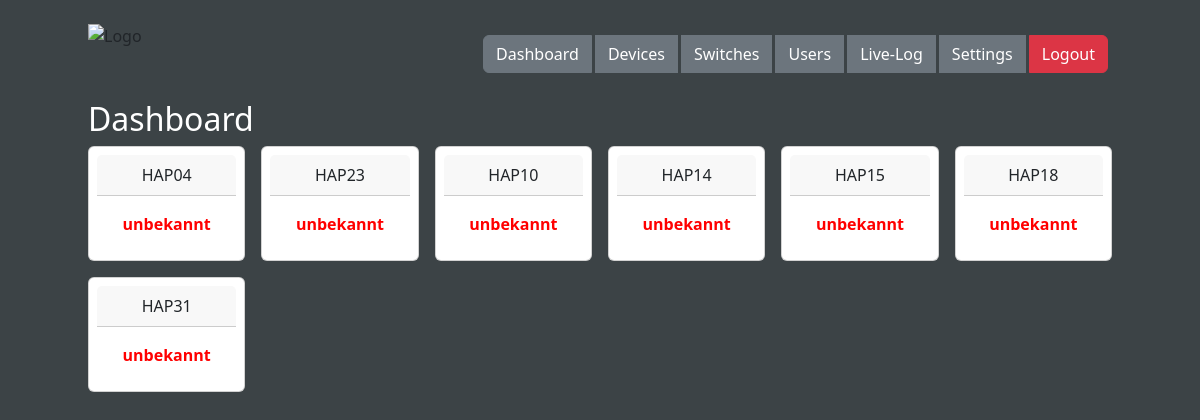
The page / (signed in) on the database its author committed.
### tables this page shows
CREATE TABLE devices (
    mac TEXT PRIMARY KEY,
    rpi_ip TEXT NOT NULL,
    switch_hostname TEXT NOT NULL,
    port TEXT NOT NULL,
    name TEXT NOT NULL,
    FOREIGN KEY (switch_hostname) REFERENCES switches(hostname)
);

### app.py (the view, shortened to what this page needs)
@app.route("/")
@login_required
def index():
    conn = sqlite3.connect("sqlite.db")
    c = conn.cursor()
    c.execute("SELECT mac, name FROM devices")
    devices = c.fetchall()
    conn.close()
    import glob, os
    log_files = glob.glob("/var/log/rpi-*.log")
    status_dict = {}
    return render_template("index.html", devices=devices, status=status_dict)

### app.py (called while the page is built)
def get_db_connection():
    conn = sqlite3.connect(DB_PATH)
    conn.row_factory = sqlite3.Row
    return conn

@login_manager.user_loader
def load_user(user_id):
    conn = get_db_connection()
    user = conn.execute("SELECT * FROM users WHERE id = ?", (user_id,)).fetchone()
    conn.close()
    if user:
        return User(user['id'], user['username'], user['is_admin'])
    return None

### templates/index.html
{% extends "base.html" %}
{% block content %}
<h2>Dashboard</h2>
<div class="row row-cols-1 row-cols-md-6 g-3">
    {% for d in devices %}
    <div class="col">
        <div class="card text-center p-2">
            <div class="card-header">{{ d[1] }}</div>
            <div class="card-body">
                <span class="fw-bold" style="color: {% if status[d[0]]=='online' %}green{% else %}red{% endif %};">
                    {% if status[d[0]] %}{{ status[d[0]]|capitalize }}{% else %}unbekannt{% endif %}
                </span>
            </div>
        </div>
    </div>
    {% endfor %}
</div>
{% endblock %}

### templates/base.html (shortened to what this page needs)
<!DOCTYPE html>
<html>
<head>
    <link rel="stylesheet" href="{{ url_for('static', filename='css/bootstrap.min.css') }}">
    <link rel="stylesheet" href="{{ url_for('static', filename='css/style.css') }}">
</head>
<body class="p-4">
<div class="content-wrapper">
    <div class="navbar-container">
        <div class="navbar-logo">
            <img src="{{ url_for('static', filename='images/logo.png') }}" alt="Logo">
        </div>
        <div class="navbar">
            <div class="navbar-buttons btn-group" role="group">
                <a href="{{ url_for('index') }}" class="btn btn-secondary">Dashboard</a>
                <a href="{{ url_for('devices') }}" class="btn btn-secondary">Devices</a>
                {% if current_user.is_admin %}
                    <a href="{{ url_for('switches') }}" class="btn btn-secondary">Switches</a>
                    <a href="{{ url_for('users') }}" class="btn btn-secondary">Users</a>
                    <a href="{{ url_for('logs') }}" class="btn btn-secondary">Live-Log</a>
                    <a href="{{ url_for('settings') }}" class="btn btn-secondary">Settings</a>
                {% endif %}
                <a href="{{ url_for('logout') }}" class="btn btn-danger">Logout</a>
            </div>
        </div>
    </div>
    <div>
        {% block content %}{% endblock %}
    </div>
</div>
</body>
</html>

### static/css/style.css (style rules this page uses)
body { padding: 20px; background: #3c4346; }
h1, h2, h3, h4, h5, h6 { color: #fff; }
.content-wrapper { max-width: 1024px; margin-left: auto; margin-right: auto; }
.navbar { display: flex; justify-content: flex-end; }
.navbar-container { display: flex; justify-content: space-between; align-items: center; margin-bottom: 1rem; }
.navbar-buttons .btn { margin-right: 0.25rem; }
.navbar-logo img { display: flex; justify-content: flex-start; height: 60px; }

### rows shown on the page
devices: name "HAP04", shows "unbekannt"
devices: name "HAP23", shows "unbekannt"
devices: name "HAP10", shows "unbekannt"
devices: name "HAP14", shows "unbekannt"
devices: name "HAP15", shows "unbekannt"
devices: name "HAP18", shows "unbekannt"
devices: name "HAP31", shows "unbekannt"
